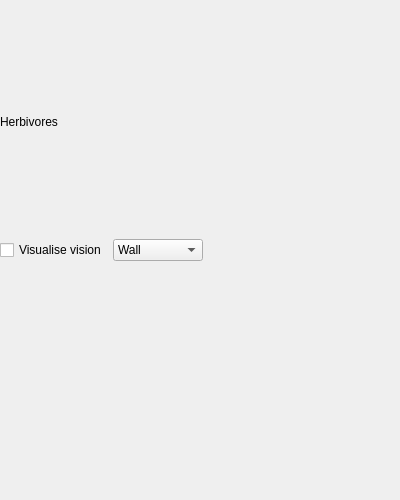
<?xml version="1.0" encoding="UTF-8"?>
<ui version="4.0">
 <class>multi_move_herbivore_widget</class>
 <widget class="QWidget" name="multi_move_herbivore_widget">
  <property name="geometry">
   <rect>
    <x>0</x>
    <y>0</y>
    <width>400</width>
    <height>500</height>
   </rect>
  </property>
  <property name="windowTitle">
   <string>Form</string>
  </property>
  <layout class="QVBoxLayout" name="verticalLayout">
   <property name="leftMargin">
    <number>0</number>
   </property>
   <property name="rightMargin">
    <number>0</number>
   </property>
   <item>
    <widget class="QLabel" name="title">
     <property name="frameShape">
      <enum>QFrame::NoFrame</enum>
     </property>
     <property name="text">
      <string>Herbivores</string>
     </property>
    </widget>
   </item>
   <item>
    <layout class="QHBoxLayout" name="vision_layout">
     <property name="spacing">
      <number>6</number>
     </property>
     <item>
      <widget class="QCheckBox" name="vision_toggle">
       <property name="text">
        <string>Visualise vision</string>
       </property>
      </widget>
     </item>
     <item>
      <widget class="QComboBox" name="vision_texture">
       <item>
        <property name="text">
         <string>Wall</string>
        </property>
       </item>
       <item>
        <property name="text">
         <string>Herbivores</string>
        </property>
       </item>
       <item>
        <property name="text">
         <string>Predators</string>
        </property>
       </item>
      </widget>
     </item>
     <item>
      <spacer name="horizontalSpacer">
       <property name="orientation">
        <enum>Qt::Horizontal</enum>
       </property>
       <property name="sizeHint" stdset="0">
        <size>
         <width>40</width>
         <height>20</height>
        </size>
       </property>
      </spacer>
     </item>
    </layout>
   </item>
   <item>
    <widget class="fitness_graph" name="fitness" native="true"/>
   </item>
  </layout>
 </widget>
 <customwidgets>
  <customwidget>
   <class>fitness_graph</class>
   <extends>QWidget</extends>
   <header>../../ui/fitness_graph.h</header>
   <container>1</container>
  </customwidget>
 </customwidgets>
 <resources/>
 <connections/>
</ui>
